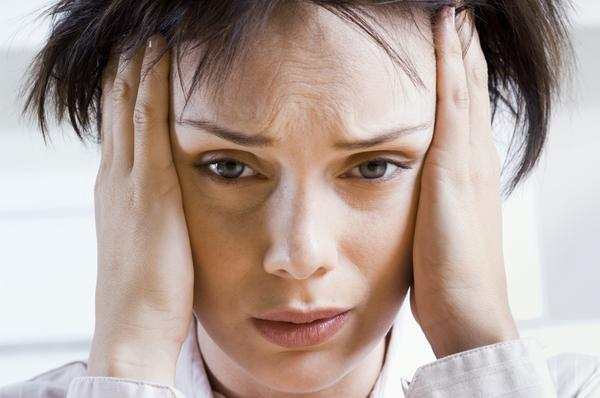
#> input picture 4.DFT_FreqDomainFilter/Code/Original_2.png, 600 x 398 px
$ python HW4.py   (Python 2 division)
#> lines starting #> are read from the running program, lines starting #| are printed output that depends on the picture; after the words box and inside, x2 and y2 are one past the last pixel; in counts of white or black regions, pixels touching at a corner belong together
import cv2
import numpy as np

Original_gray=cv2.imread('Original_2.png',0)
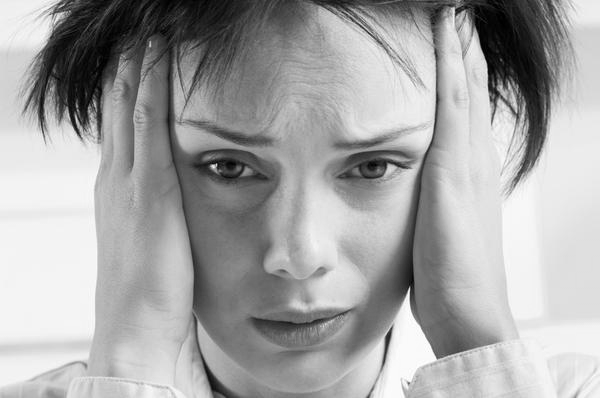
#> Original_gray: shape (398, 600); min 0, max 255, mean 166

#Chuan bi ngo vao input cho ham dft, cu the la tao 1 mang 2 lop chua phan thuc va phan ao, "originalComplex"
Original_gray_1=np.float32(Original_gray)
Original_Float=Original_gray_1/255.0
originalComplex=np.zeros((Original_Float.shape[0],Original_Float.shape[1],2))
originalComplex[:,:,0]=Original_Float
# [7 lines of commented-out code are left out]
dftOriginal=np.zeros((Original_Float.shape[0],Original_Float.shape[1],2))
cv2.dft(originalComplex,dftOriginal,16)


#Sau khi co DFT dang complex la "dftOriginal", thuc hien lay bien do, dung ham cv2.magnitude, ngo ra la "dftMagnitude"
dftMagnitude=np.zeros((Original_Float.shape[0],Original_Float.shape[1]))
cv2.magnitude(dftOriginal[:,:,0],dftOriginal[:,:,1],dftMagnitude)
dftMagnitude=dftMagnitude+1
cv2.log(dftMagnitude,dftMagnitude)
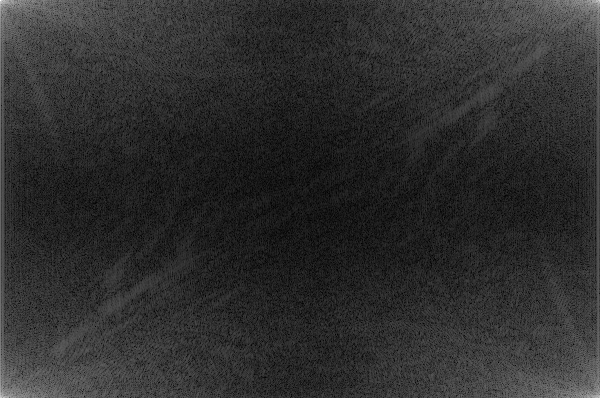
#> dftMagnitude: shape (398, 600) float64; min 0.0193, max 11.95, mean 2.21; drawn with min black and max white
cv2.normalize(dftMagnitude,dftMagnitude,0,1,32)

#Lay kich thuoc cua pho bien do
dftMagnitude_centerX = dftMagnitude.shape[1]/2
#> dftMagnitude_centerX = 300
dftMagnitude_centerY = dftMagnitude.shape[0]/2
#> dftMagnitude_centerY = 199
dftMagnitude_2=np.zeros((dftMagnitude.shape[0],dftMagnitude.shape[1]))

#Sau khi co DFT, thuc hien Recenter DFT cho dftMagnitude, ngo ra se la dftMagnitude_2
dftMagnitude_2[0:dftMagnitude_centerY,0:dftMagnitude_centerX]=dftMagnitude[dftMagnitude_centerY:dftMagnitude_centerY*2,dftMagnitude_centerX:dftMagnitude_centerX*2]
dftMagnitude_2[dftMagnitude_centerY:dftMagnitude_centerY*2,dftMagnitude_centerX:dftMagnitude_centerX*2]=dftMagnitude[0:dftMagnitude_centerY,0:dftMagnitude_centerX]
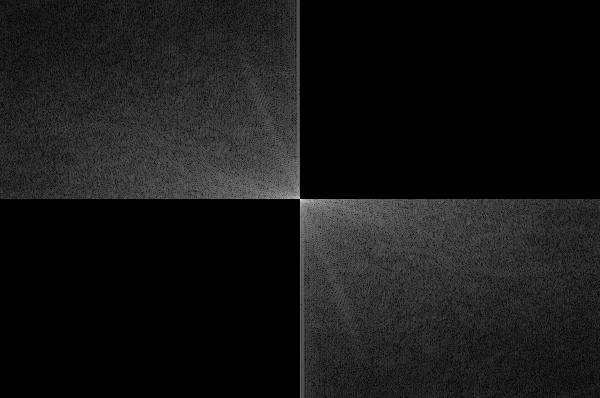
#> dftMagnitude_2: shape (398, 600) float64; min 0, max 1, mean 0.091
dftMagnitude_2[dftMagnitude_centerY:dftMagnitude_centerY*2,0:dftMagnitude_centerX]=dftMagnitude[0:dftMagnitude_centerY,dftMagnitude_centerX:dftMagnitude_centerX*2]
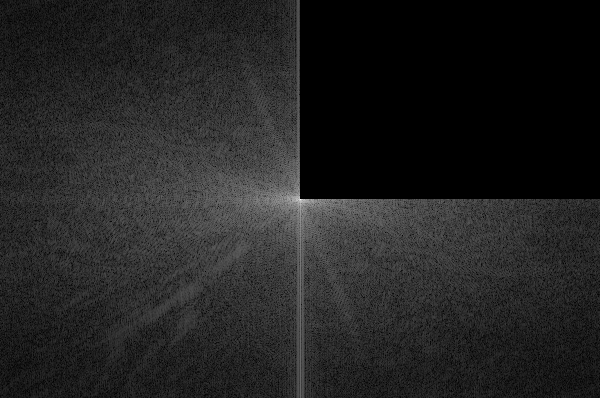
#> dftMagnitude_2: shape (398, 600) float64; min -4.65e-20, max 1, mean 0.137; drawn with min black and max white
dftMagnitude_2[0:dftMagnitude_centerY,dftMagnitude_centerX:dftMagnitude_centerX*2]=dftMagnitude[dftMagnitude_centerY:dftMagnitude_centerY*2,0:dftMagnitude_centerX]
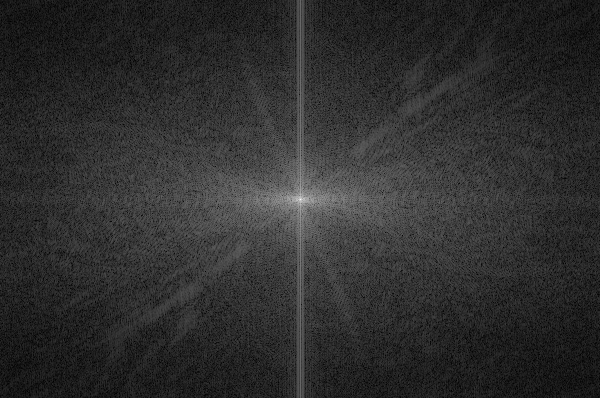
#> dftMagnitude_2: shape (398, 600) float64; min -4.65e-20, max 1, mean 0.183; drawn with min black and max white

#Tao mask loc thong thap, ngo ra la "mask_filter_complex" la man tran 2 lop, bao gom phan thuc va phan ao
mask_filter=np.zeros((dftMagnitude.shape[0],dftMagnitude.shape[1]))
#ban kinh bo loc la "D_0", tuc ban kinh bo loc = D_0 pixel tinh tu trung tam
D_0=50
cv2.circle(mask_filter,(dftMagnitude_centerX,dftMagnitude_centerY),D_0,1, -1)
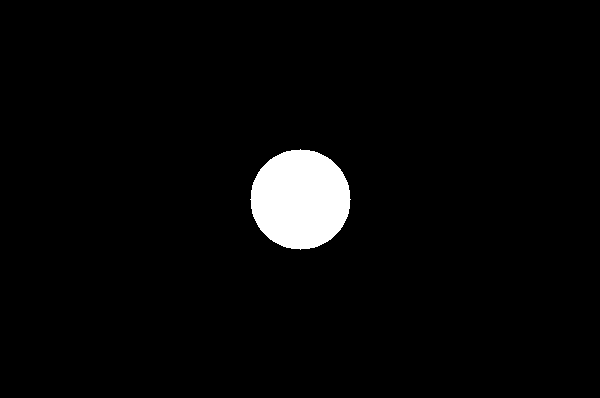
#> mask_filter: shape (398, 600) float64; values 0 (black) and 1 (white), 3.3% white; 1 white region, box (x1, y1, x2, y2) and area: (250, 149, 351, 250) 7845
mask_filter_complex=np.zeros((dftMagnitude.shape[0],dftMagnitude.shape[1],2))
mask_filter_complex[:,:,0]=mask_filter
mask_filter_complex[:,:,1]=mask_filter

#De loc thong thap, ta can recenter DFT cua anh dang complex(khong phai recenter bien do dftMagnitude nhu o tren), do la bien dftOriginal, bien nay chua dang complex
dftOriginal_2=np.zeros((dftOriginal.shape[0],dftOriginal.shape[1],2))
dftOriginal_2[0:dftMagnitude_centerY,0:dftMagnitude_centerX,:]=dftOriginal[dftMagnitude_centerY:dftMagnitude_centerY*2,dftMagnitude_centerX:dftMagnitude_centerX*2,:]
dftOriginal_2[dftMagnitude_centerY:dftMagnitude_centerY*2,dftMagnitude_centerX:dftMagnitude_centerX*2,:]=dftOriginal[0:dftMagnitude_centerY,0:dftMagnitude_centerX,:]
dftOriginal_2[dftMagnitude_centerY:dftMagnitude_centerY*2,0:dftMagnitude_centerX,:]=dftOriginal[0:dftMagnitude_centerY,dftMagnitude_centerX:dftMagnitude_centerX*2,:]
dftOriginal_2[0:dftMagnitude_centerY,dftMagnitude_centerX:dftMagnitude_centerX*2,:]=dftOriginal[dftMagnitude_centerY:dftMagnitude_centerY*2,0:dftMagnitude_centerX,:]

#Loc thong thap, ngo ra la "Post_Filter"
Post_Filter=dftOriginal_2*mask_filter_complex

#Sau khi loc, tien hanh bien doi nguoc IDFT khoi phuc anh ban dau
Inverse_DFT=np.zeros((Original_Float.shape[0],Original_Float.shape[1],2))
Inverse_DFT=cv2.idft(Post_Filter)

#De xem duoc anh, ta thuc hien lay bien do, dung ham "cv2.magnitude", input la Inverse_DFT, output la idftMagnitude, sau do scale ve 0 : 1
idftMagnitude=np.zeros((Original_Float.shape[0],Original_Float.shape[1]))
cv2.magnitude(Inverse_DFT[:,:,0],Inverse_DFT[:,:,1],idftMagnitude)
cv2.normalize(idftMagnitude,idftMagnitude,0,1,32)
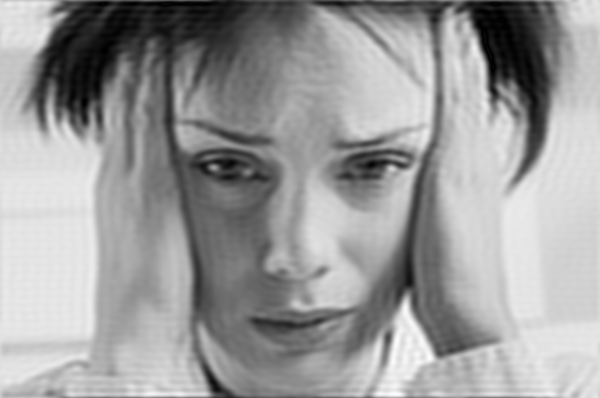
#> idftMagnitude: shape (398, 600) float64; min -1.9e-21, max 1, mean 0.612; drawn with min black and max white

#Luu anh
DFT_Original=cv2.convertScaleAbs(dftMagnitude,0,255)
DFT_Recentered=cv2.convertScaleAbs(dftMagnitude_2,0,255)
Mask_Low_Pass_Filter=cv2.convertScaleAbs(mask_filter,0,255)
Inverse_DFT_After_Filterd=cv2.convertScaleAbs(idftMagnitude,0,255)

cv2.imwrite('Original_Image_Gray.jpg',Original_gray)
cv2.imwrite('DFT_Original.jpg',DFT_Original)
cv2.imwrite('DFT_Recentered.jpg',DFT_Recentered)
cv2.imwrite('Mask_Low_Pass_Filter.jpg',Mask_Low_Pass_Filter)
cv2.imwrite('Inverse_DFT_After_Filterd.jpg',Inverse_DFT_After_Filterd)

#Tao window
cv2.namedWindow('Original_Image', cv2. WINDOW_NORMAL)
cv2.namedWindow('DFT_Original', cv2. WINDOW_NORMAL)
cv2.namedWindow('DFT_Recentered', cv2. WINDOW_NORMAL)
cv2.namedWindow('Mask_Low_Pass_Filter', cv2. WINDOW_NORMAL)
cv2.namedWindow('Inverse_DFT_After_Filterd', cv2. WINDOW_NORMAL)
#Hien thi anh gray goc
cv2.imshow('Original_Image',Original_gray)
#Hien thi bien doi DFT dang bien do magnitude
cv2.imshow('DFT_Original',dftMagnitude)
#Hien thi bien doi DFT dang bien do magnitude sau khi recenter
cv2.imshow('DFT_Recentered',dftMagnitude_2)
#Hien thi mask bo loc co ban kinh D_0
cv2.imshow('Mask_Low_Pass_Filter',mask_filter)
#Hien thi anh khi (dung bien doi IDFT) sau khi anh da duoc loc thong thap
cv2.imshow('Inverse_DFT_After_Filterd',idftMagnitude)
cv2.waitKey(0)
cv2.destroyAllWindows()

$ run again, with 4.DFT_FreqDomainFilter/Code/Original_1.jpg saved as 4.DFT_FreqDomainFilter/Code/Original_2.png
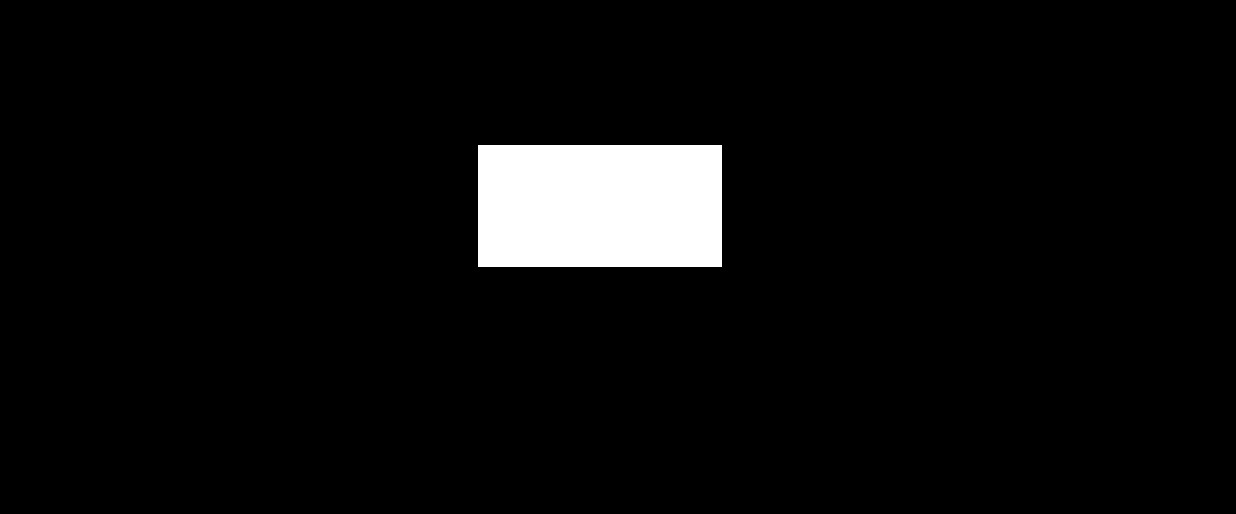
#> input picture 4.DFT_FreqDomainFilter/Code/Original_1.jpg, 1236 x 514 px
#> Original_gray is the input picture: shape (514, 1236); min 0, max 255, mean 11.9
#> `cv2.circle(mask_filter,(dftMagnitude_centerX,dftMagnitude_centerY),D_0..`:
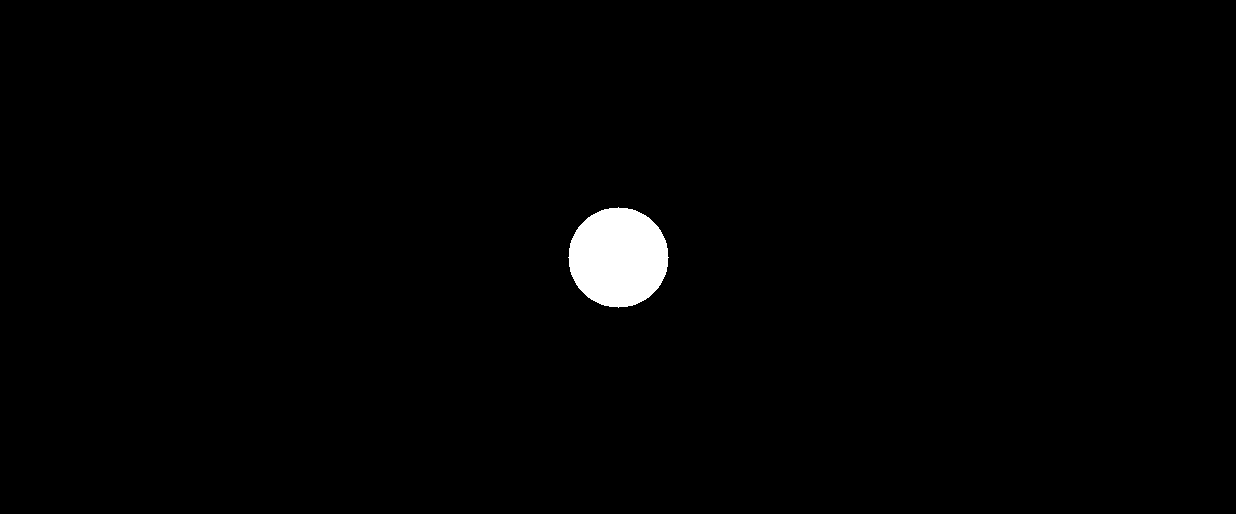
#> mask_filter: shape (514, 1236) float64; values 0 (black) and 1 (white), 1.2% white; 1 white region, box (x1, y1, x2, y2) and area: (568, 207, 669, 308) 7845
#> `cv2.normalize(idftMagnitude,idftMagnitude,0,1,32)`:
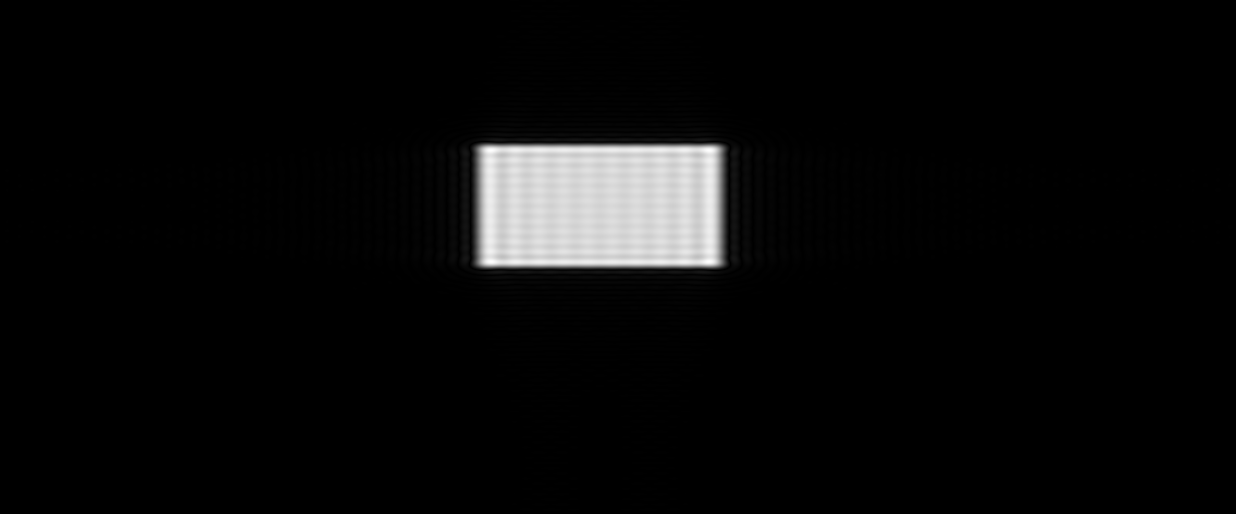
#> idftMagnitude: shape (514, 1236) float64; min -2.68e-25, max 1, mean 0.0424; drawn with min black and max white
